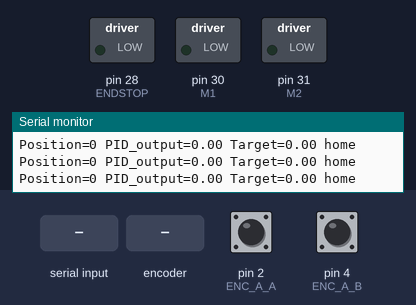
This sketch was run on a simulated Arduino Mega 2560, built with avr-gcc and run on an emulated ATmega2560. Shown: switched loads named in the sketch (green lamp = pin HIGH), the last lines printed to the serial monitor. The test bench sets the inputs (shaded band); at power-on: pin 2 (ENC_A_A) HIGH, pin 4 (ENC_A_B) HIGH.

Above: at 1.2 s.
1.3 s: "90,45\n" received over Serial
At 2.4 s:
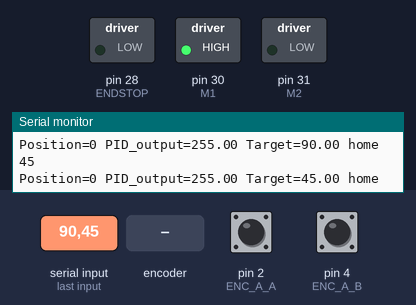
2.8 s: "30,150\n" received over Serial
5.8 s: rotary encoder on pin 2 (ENC_A_A) / pin 4 (ENC_A_B) turned 3 steps (first pin leading)
9.4 s: "5\n" received over Serial
12.4 s: rotary encoder on pin 2 (ENC_A_A) / pin 4 (ENC_A_B) turned 2 steps (second pin leading)
Timing chart, 0 to 15.4 s (numbered marks = the images above; inputs shaded):
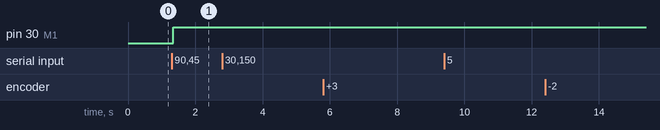

The sketch:

DC_tester.ino
```cpp
/* This one is not using any PinChangeInterrupt library */

/*
   This program uses an Arduino UNO for a closed-loop control of a DC-motor.
   Motor motion is detected by a quadrature encoder.
   Two inputs named STEP and DIR allow changing the target position.
   Serial port prints current position and target position every second.
   Serial input can be used to feed a new location for the servo (no CR LF).

   Pins used:
   Digital inputs 2 & 8 are connected to the two encoder signals (AB).
   Digital input 3 is the STEP input.
   Analog input A0 is the DIR input.
   Digital input 4 is the HOME output. asserted if encoder0Pos is smaller than one.
   Digital outputs 9 & 10 control the PWM outputs for the motor (I am using half L298 here).
   Please note PID gains kp, ki, kd need to be tuned to each different setup.
*/
#include <EEPROM.h>
#include <PID_v1.h>
#include <Wire.h>
#include "AMS_5600.h"

#define M1            30
#define M2            31  // motor's PWM outputs
#define ENDSTOP 28
#define STEP 3

#define outputA 6
#define outputB 7

int counter = 0;
int aState;
int aLastState;

String lastResponse;


byte pos[1000]; int p=0;

double kp=10.0,ki=100.0,kd=0.0100;
double input=0, output=0, setpoint=0;
PID myPID(&input, &output, &setpoint,kp,ki,kd, DIRECT);
volatile long encoder0Pos = 0;
boolean isHome=true;
boolean auto1=false, auto2=false,counting=false;
long previousMillis = 0;        // will store last time LED was updated

long target1=0;  // destination location at any moment

//for motor control ramps 1.4
bool newStep = false;
bool oldStep = false;
bool dir = false;
byte skip=0;

// and for the encoder:
#define ENC_A_A 2 // pin connected to external interrupt
#define ENC_A_B 4 // pin connected to normal pin
// variables
float position_A; // controller variables as globals
// timing:
unsigned long loopTime, printTime; // timing
volatile long encodercount_A;
volatile unsigned long lasttime_A, transitiontime_A;

void setup() {
  // motor
  pinMode(ENDSTOP, OUTPUT);
  pinMode (outputA,INPUT);
  myPID.SetMode(AUTOMATIC);
  myPID.SetSampleTime(1);
  myPID.SetOutputLimits(-255,255);

  //encoder
  pinMode(ENC_A_A, INPUT_PULLUP); // encoder A
  pinMode(ENC_A_B, INPUT_PULLUP);
  Serial.begin (9600);
  attachInterrupt(0, encoder_A, RISING);
  setpoint = 0;

}


int i =0;
void loop(){
     // Updates the previous state of the outputA with the current state
     position_A = (360 * (float) encodercount_A) / (450*2); // degrees: 100 PPR, 1:30 gear, 360 deg/rev. in [rad] it would be 2*pi*(float)encodercount/(100*30)

     encoder0Pos = position_A;
     input = encoder0Pos;
     if(Serial.available() > 0) {
      i = Serial.parseInt();
       if (i != 0){
        Serial.println(i);
        setpoint = i;
       }
    }
    while(!myPID.Compute())
           {endstop();} // wait till PID is actually computed in the mean time assert the endstop pins

    if(input==setpoint)pwmOut(0); else pwmOut(output);

    printPos();
    //if(counting && abs(input-target1)<15) counting=false;
   // if(counting &&  (skip++ % 5)==0 ) {pos[p]=encoder0Pos; if(p<999) p++; else counting=false;}
    endstop(); // output status of endstop

}

void pwmOut(int out) {
   if(out<0) { analogWrite(M1,0); analogWrite(M2,abs(out)); }
   else { analogWrite(M2,0); analogWrite(M1,abs(out)); }
  }


void printPos() {
  Serial.print(F("Position=")); Serial.print(encoder0Pos); Serial.print(F(" PID_output="));
  Serial.print(output); Serial.print(F(" Target=")); Serial.print(setpoint);
  if(!isHome)  Serial.print(" NOT");  Serial.println(" home");
}
void encoder_A() {
  transitiontime_A = micros() - lasttime_A; // this bit for sensing pulse duration
  if (digitalRead(ENC_A_B))
    encodercount_A++;                   // counting the pulses (position)
  else
    encodercount_A--;
  lasttime_A = micros();
}
float convertRawAngleToDegrees(word newAngle)
{
  /* Raw data reports 0 - 4095 segments, which is 0.087 of a degree */
  float retVal = newAngle * 0.0879;
  return retVal;
}


void endstop (){
   // endstop detection.  it is interlocked.  under normal operation it would not
  // send a digital write, just on transition smaller than 2;
  // this would not significantly affect normal operation.
  if(encoder0Pos<2)
    {
      if(encoder0Pos<=0&&!isHome)
      {
        isHome=true;
        digitalWrite(ENDSTOP,isHome);
      }
  else if(encoder0Pos>0&&isHome)
      {
        isHome=false;
        digitalWrite(ENDSTOP,isHome);
      }
    }
}
```

Measured:
- after the input at 1.3 s, pin 30 (M1): LOW → HIGH at once
